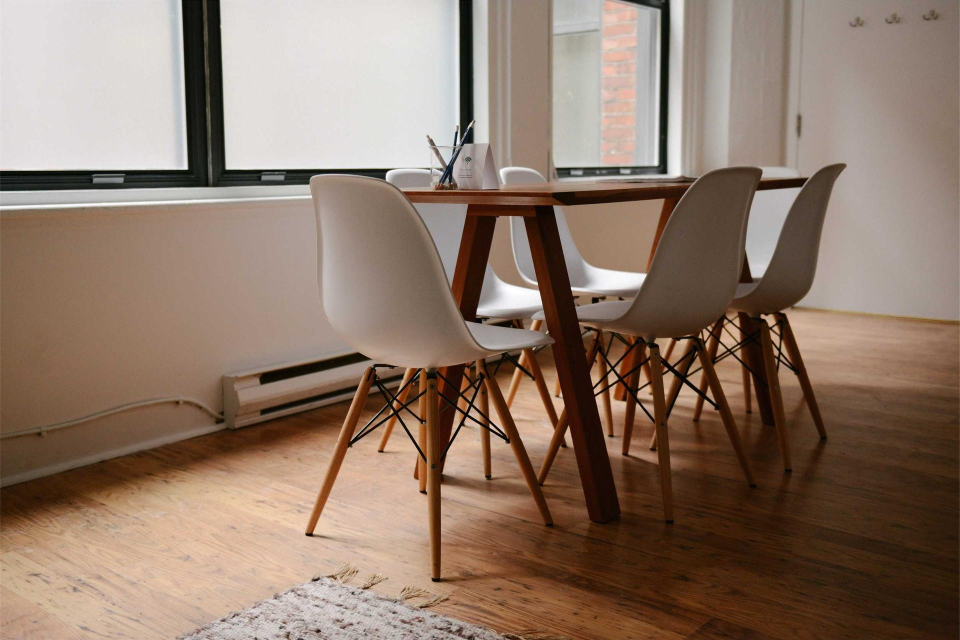
#> input picture .claude/skills/design-taste-frontend/assets/components/fx-photo/meeting-room.jpg, 1920 x 1280 px (shown at 1/2 size)
$ python custom_icon.py ../.claude/skills/design-taste-frontend/assets/components/fx-photo/meeting-room.jpg ../.claude/skills/design-taste-frontend/assets/components/fx-photo/meeting-room.jpg
#> lines starting #> are read from the running program, lines starting #| are printed output that depends on the picture; after the words box and inside, x2 and y2 are one past the last pixel; in counts of white or black regions, pixels touching at a corner belong together
import sys
from PIL import Image, ImageDraw
src, res = sys.argv[1], sys.argv[2]
im = Image.open(src).convert("RGBA")
for name, s, f in [("mdpi",48,108),("hdpi",72,162),("xhdpi",96,216),("xxhdpi",144,324),("xxxhdpi",192,432)]:
    d = f"{res}/mipmap-{name}"
    im.resize((s, s), Image.LANCZOS).save(f"{d}/ic_launcher.png")
    m = Image.new("L", (s*4, s*4), 0)
    ImageDraw.Draw(m).ellipse((0, 0, s*4-1, s*4-1), fill=255)
    r = im.resize((s, s), Image.LANCZOS)
    r.putalpha(Image.composite(r.getchannel("A"), Image.new("L", (s, s), 0), m.resize((s, s), Image.LANCZOS)))
    r.save(f"{d}/ic_launcher_round.png")
    p = int(f * 0.61)
    fg = Image.new("RGBA", (f, f), (0, 0, 0, 0))
    fg.paste(im.resize((p, p), Image.LANCZOS), ((f-p)//2, (f-p)//2))
    fg.save(f"{d}/ic_launcher_foreground.png")
#> this loop made 5 passes
#> pass 1, `im.resize((s, s), Image.LANCZOS).save(f"{d}/ic_launcher.png")`:
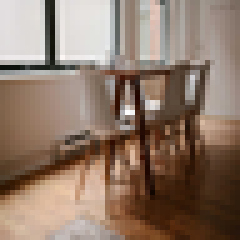
#> saved as ic_launcher.png: PIL image 48x48 RGBA (shown 5 times larger); mean R, G, B, A 142.5, 120.7, 105.5, 255
#> pass 1, `r.save(f"{d}/ic_launcher_round.png")`:
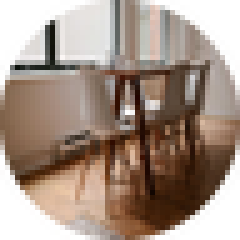
#> saved as ic_launcher_round.png: PIL image 48x48 RGBA (shown 5 times larger); mean R, G, B, A 142.5, 120.7, 105.5, 200.3; transparent parts drawn white
#> after the loop:
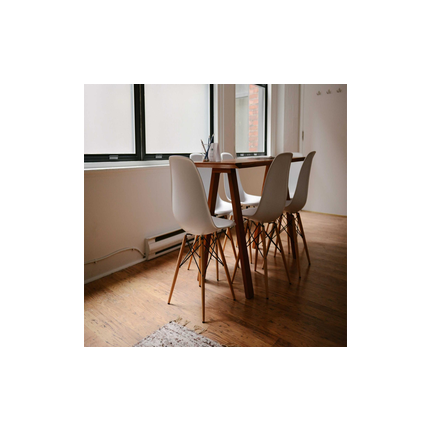
#> fg: PIL image 432x432 RGBA; mean R, G, B, A 52.8, 44.7, 39.1, 94.5; transparent parts drawn white
#> after the loop:
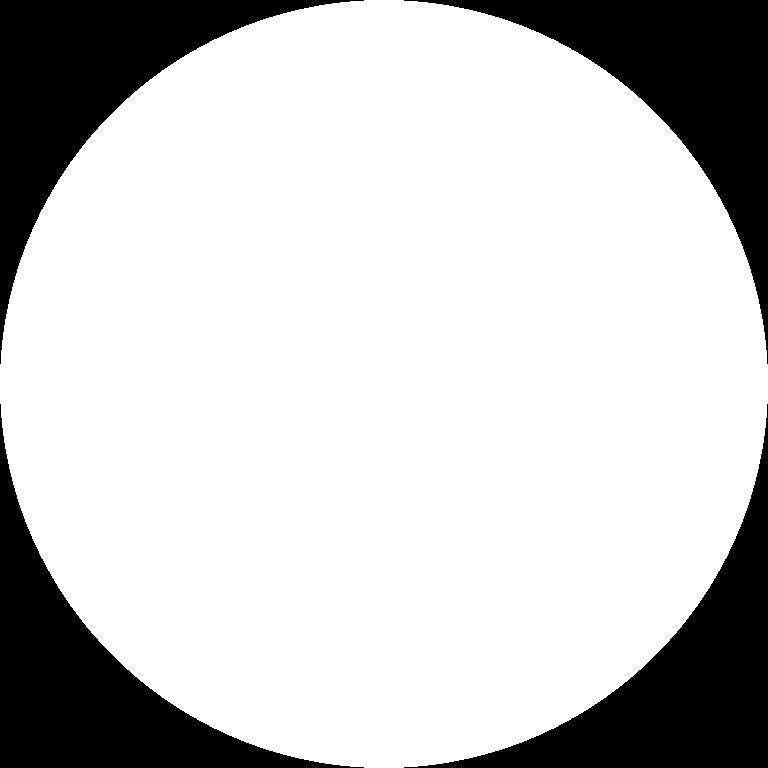
#> m: PIL image 768x768 L; 78.5% white; 4 black regions, box (x1, y1, x2, y2) and area: (0, 0, 364, 364) 31677, (404, 0, 768, 364) 31677, (0, 404, 364, 768) 31677, (404, 404, 768, 768) 31677
#> after the loop:
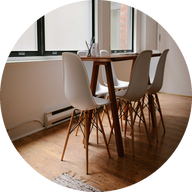
#> r: PIL image 192x192 RGBA; mean R, G, B, A 142.5, 120.7, 105.5, 200.2; transparent parts drawn white
print("Applied", src)
